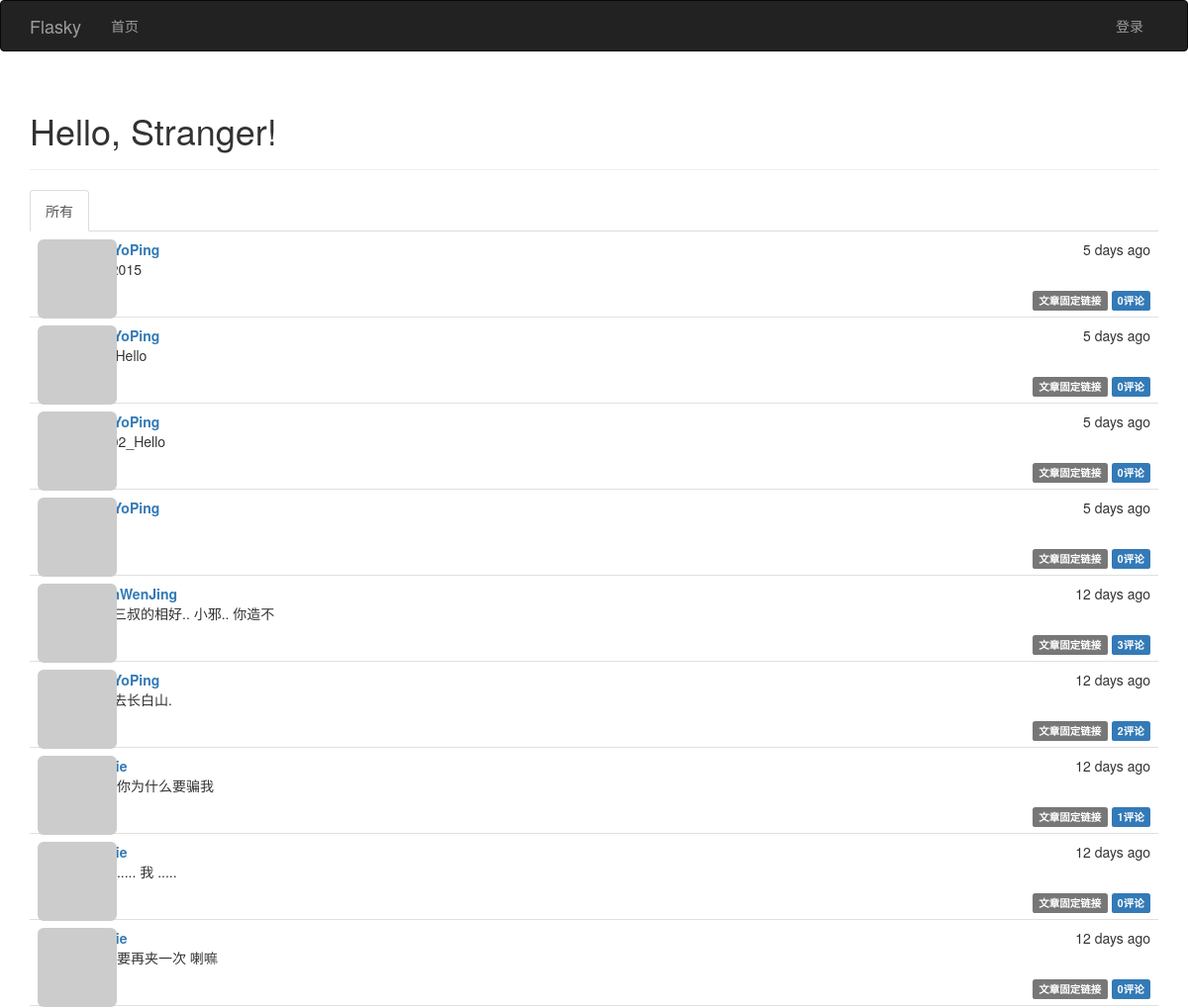
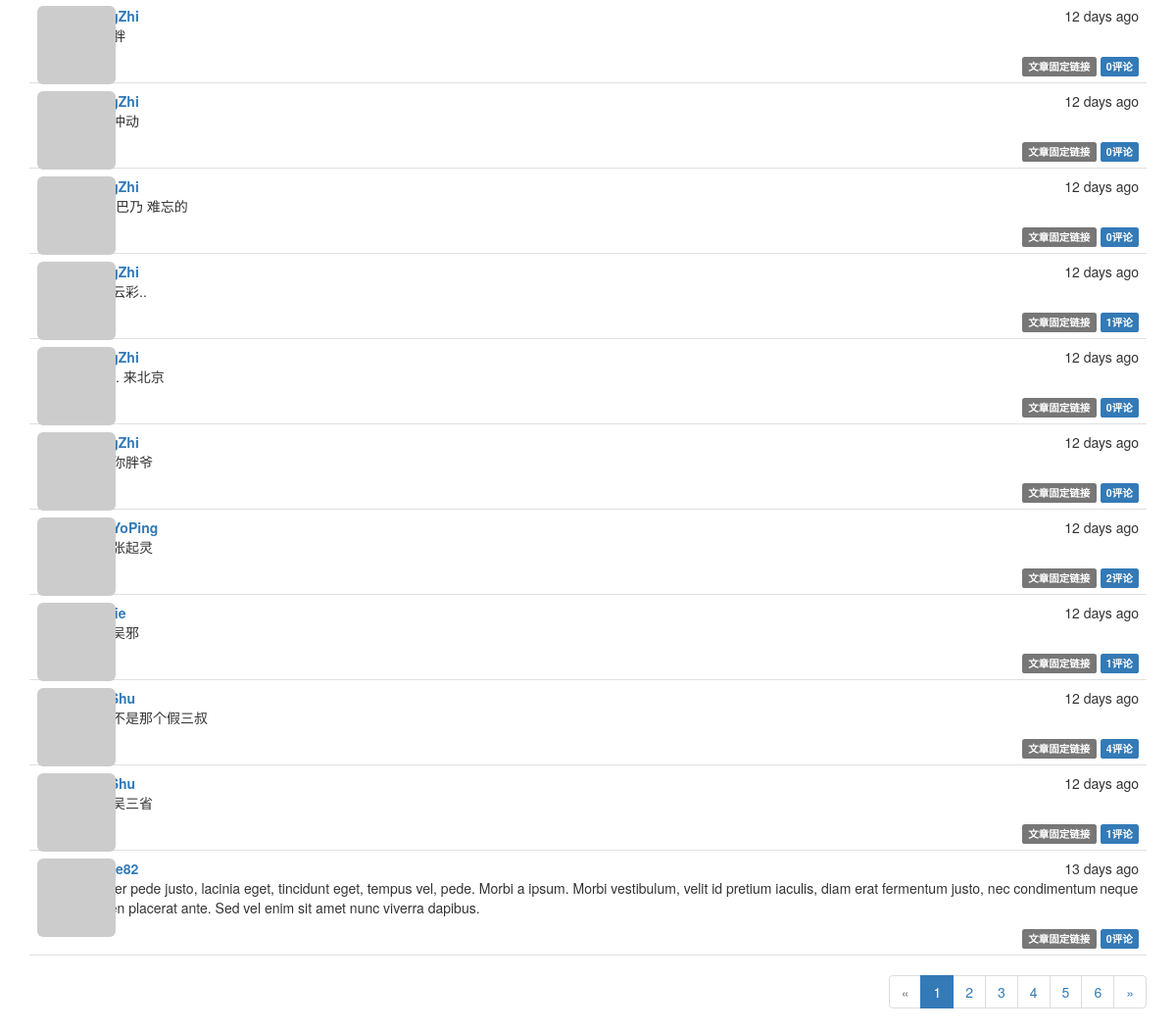
The page / on the database its author committed (2 pictures, top to bottom).
### app/models.py (models this page shows, shortened)
class Post(db.Model):
              __tablename__ = 'posts'  #表名: posts
              id = db.Column(db.Integer, primary_key=True)  #列名： 文章id
              body = db.Column(db.Text)                     #列名:  文章内容
              timestamp = db.Column(db.DateTime, index=True, default=datetime.utcnow) #列名：时间戳
              author_id = db.Column(db.Integer, db.ForeignKey('users.id'))     #作者id 链接到users表的id
              body_html = db.Column(db.Text)      #列名: 博客文章HTML代码缓存（处理Markdown文本）
              comments = db.relationship('Comment', backref='post', lazy='dynamic')
              ''' 使用: python manage.py shell
                        Post.generate_fake(100)
              '''

class User(UserMixin, db.Model):
              __tablename__ = 'users'                                       #表名 users
              id = db.Column(db.Integer, primary_key=True)                  #列名 id
              email = db.Column(db.String(64), unique=True, index=True)     #列名 email （用户使用电子邮件进行登录）
              username = db.Column(db.String(64), unique=True, index=True)  #列名 username
              role_id = db.Column(db.Integer, db.ForeignKey('roles.id'))
              password_hash = db.Column(db.String(128))                     #列名: 密码哈希散列
              confirmed = db.Column(db.Boolean, default=False)              #列名: 注册用户确认 (1表示已验证, 0表示没有验证)
              name = db.Column(db.String(64))                               #列名: 真实姓名
              location = db.Column(db.String(64))                           #列名: 所在地
              about_me = db.Column(db.Text())                               #列名: 自我介绍
              member_since = db.Column(db.DateTime(), default=datetime.utcnow)  #列名: 注册日期
              last_seen = db.Column(db.DateTime(), default=datetime.utcnow)     #列名: 最后访问日期
              avatar_hash = db.Column(db.String(32))  #Gravatar头像生成的MD5值
              posts = db.relationship('Post', backref='author', lazy='dynamic') #外链到posts文章表
              followed = db.relationship('Follow',
                                         foreign_keys=[Follow.follower_id],             #foreign_keys参数指定外键,防止外键间的歧义
                                         backref=db.backref('follower', lazy='joined'), #lazy='joined'  加载记录,但使用联结
                                         lazy='dynamic',                                #lazy='dynamic' 不加载记录，但提供加载记录的查询
                                         cascade='all, delete-orphan')                  #启用所有默认层叠选项,而且删除孤儿记录
              followers = db.relationship('Follow',
                                          foreign_keys=[Follow.followed_id],
                                          backref=db.backref('followed', lazy='joined'),
                                          lazy='dynamic',
                                          cascade='all, delete-orphan')
              comments = db.relationship('Comment', backref='author', lazy='dynamic')
              @property  #@property作用是将方法函数变成了属性
              def password(self):
                            '''  password的只读属性(如果试图读取password属性的值,则会返回错误)  '''
                            raise AttributeError('password is not a readable attribute')
              def gravatar(self, size=100, default='identicon', rating='g'):
                            if request.is_secure:
                                          url = 'https://secure.gravatar.com/avatar'
                            else:
                                          url = 'http://www.gravatar.com/avatar'
                            hash = self.avatar_hash or hashlib.md5(self.email.encode('utf-8')).hexdigest()
                            return '{url}/{hash}?s={size}&d={default}&r={rating}'.format(url=url, hash=hash, size=size, default=default, rating=rating)
              ''' 使用: python manage.py shell
                       User.generate_fake(100)
              '''

### app/main/views.py (the view)
@main.route('/', methods=['GET', 'POST'])
def index():
    form = PostForm()
    if current_user.can(Permission.WRITE_ARTICLES) and form.validate_on_submit():
        post = Post(body=form.body.data, author=current_user._get_current_object())
        db.session.add(post)
        return redirect(url_for('.index'))
    page = request.args.get('page', 1, type=int)
    show_followed = False  #默认显示所有文章
    if current_user.is_authenticated():
        show_followed = bool(request.cookies.get('show_followed', ''))
    if show_followed:
        query = current_user.followed_posts #限制只显示所关注用户的文章
    else:
        query = Post.query  #显示所有文章
    pagination = query.order_by(Post.timestamp.desc()).paginate(page, per_page=current_app.config['FLASKY_POSTS_PER_PAGE'], error_out=False)
    posts = pagination.items
    return render_template('index.html', form=form, posts=posts, show_followed=show_followed, pagination=pagination)

### app/auth/views.py (called while the page is built)
@auth.before_app_request
def before_request():
              ''' 2.更新已登录用户的访问时间 '''
              if current_user.is_authenticated():
                            current_user.ping()   #更新已登录用户的访问时间
                            if not current_user.confirmed \
                               and request.endpoint[:5] != 'auth.' \
                               and request.endpoint != 'static':
                                          return redirect(url_for('auth.unconfirmed'))

### app/main/__init__.py (called while the page is built)
@main.app_context_processor
def inject_permissions():
              return dict(Permission=Permission)

### app/models.py (called while the page is built)
              def can(self, permissions):
                            return False

              def is_administrator(self):
                            return False

### app/templates/index.html (shortened to what this page needs)
{% extends "base.html" %}
{% import "bootstrap/wtf.html" as wtf %}
{% import "_macros.html" as macros %}
{% block page_content %}
<div class="page-header">
    <h1>Hello, {% if current_user.is_authenticated() %}{{ current_user.username }}{% else %}Stranger{% endif %}!</h1>
</div>
<div class="post-tabs">
    <ul class="nav nav-tabs">
        <li{% if not show_followed %} class="active"{% endif %}><a href="{{ url_for('.show_all') }}">所有</a></li>
    </ul>
    {% include '_posts.html' %}
</div>
{% if pagination %}
<div class="pagination">
    {{ macros.pagination_widget(pagination, '.index') }}
</div>
{% endif %}
{% endblock %}

### app/templates/_posts.html (shortened to what this page needs)
<ul class="posts">
{% for post in posts %}
<li class="post">
   <div class="post-thumbnail">
      <a href="{{ url_for('.user', username=post.author.username) }}">
      <img class="img-rounded profile-thumbnail" src="{{ post.author.gravatar(size=40) }}">
      </a>
   </div>
  <div class="post-content">
    <div class="post-date">{{ moment(post.timestamp).fromNow() }}</div>
    <div class="post-author"><a href="{{ url_for('.user', username=post.author.username) }}">{{ post.author.username }}</a></div>
    <div class="post-body">
    {% if post.body_html %}
        {{ post.body_html | safe }}
    {% else %}
        {{ post.body }}
    {% endif %}
    </div>
    <div class="post-footer">
    <a href="{{ url_for('.post', id=post.id) }}">
    <span class="label label-default">文章固定链接</span>
    </a>
    <a href="{{ url_for('.post', id=post.id) }}#comments">
    <span class="label label-primary">{{ post.comments.count()}}评论</span>
    </a>
    </div>
  </div>
</li>
{% endfor %}
</ul>

### app/static/styles.css (style rules this page uses)
.profile-thumbnail { position: absolute; }
ul.posts { list-style-type: none; padding: 0px; margin: 16px 0px 0px 0px; border-top: 1px solid #e0e0e0; }
ul.posts li.post { padding: 8px; border-bottom: 1px solid #e0e0e0; }
div.post-date { float: right; }
div.post-author { font-weight: bold; }
div.post-thumbnail { position: absolute; }
div.post-content { margin-left: 48px; min-height: 48px; }
div.post-footer { text-align: right; }
div.pagination { width: 100%; text-align: right; padding: 0px; margin: 0px; }
div.post-tabs { margin-top: 16px; }
div.post-tabs ul.posts { margin: 0px; border-top: none; }

### rows shown on the page
Post: timestamp "5 days ago", author.username "MenYoPing", comments.count "0"
Post: timestamp "5 days ago", author.username "MenYoPing", comments.count "0"
Post: timestamp "5 days ago", author.username "MenYoPing", body_html "Test02_Hello", comments.count "0"
Post: timestamp "5 days ago", author.username "MenYoPing", comments.count "0"
Post: timestamp "12 days ago", author.username "ChenWenJing", body_html "我是三叔的相好.. 小邪.. 你造不", comments.count "3"
Post: timestamp "12 days ago", author.username "MenYoPing", body_html "我要去长白山.", comments.count "2"
Post: timestamp "12 days ago", body_html "三叔 你为什么要骗我", comments.count "1"
Post: timestamp "12 days ago", body_html "潘子 ..... 我 .....", comments.count "0"
Post: timestamp "12 days ago", body_html "胖子 要再夹一次 喇嘛", comments.count "0"
Post: timestamp "12 days ago", comments.count "0"
Post: timestamp "12 days ago", comments.count "0"
Post: timestamp "12 days ago", body_html "广西 巴乃 难忘的", comments.count "0"
Post: timestamp "12 days ago", comments.count "1"
Post: timestamp "12 days ago", body_html "哈哈.. 来北京", comments.count "0"
Post: timestamp "12 days ago", body_html "我是你胖爷", comments.count "0"
Post: timestamp "12 days ago", author.username "MenYoPing", body_html "我是张起灵", comments.count "2"
Post: timestamp "12 days ago", comments.count "1"
Post: timestamp "12 days ago", body_html "我是不是那个假三叔", comments.count "4"
Post: timestamp "12 days ago", body_html "我是吴三省", comments.count "1"
Post: timestamp "13 days ago", body_html "Integer pede justo, lacinia eget, tincidunt eget, tempus vel, pede. Morbi a ipsum. Morbi vestibulum, velit id pretium iaculis, diam erat fermentum justo, nec condimentum neque sapien placerat ante. Sed vel enim sit amet nunc viverra dapibus.", comments.count "0"

### other values the page prints
{{ p }} "1"
{{ p }} "2" "3" "4" "5" "6"
